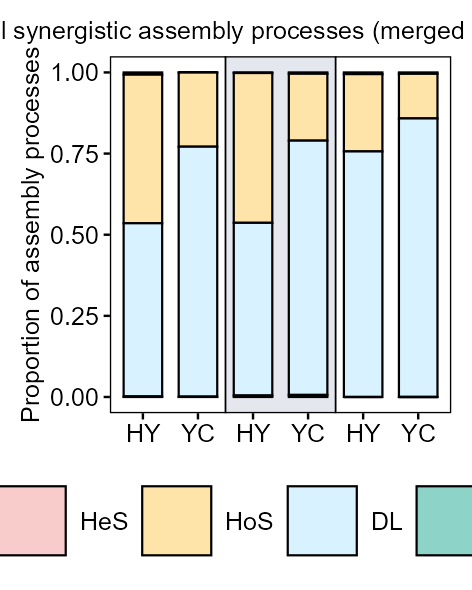

Write R code to recreate this figure.
# ============================================================================
# Fig.2G: Fungal iCAMP assembly process stacked bar plot (merged single inocula, 3 niches)
# ============================================================================
library(dplyr)
library(tidyr)
library(ggplot2)

out_root <- "C:/Users/ADMIN/Desktop/Co-inoculation/Fig.2"
dir.create(out_root, showWarnings = FALSE, recursive = TRUE)
setwd(out_root)

# ---------- 1. Read iCAMP results ----------
df <- read.csv("data/Fungi_treatment.ProcessImportance_EachGroup.csv", header = TRUE)

# ---------- 2. Extract dual vs single comparisons within the same niche ----------
df_vs <- df %>%
  filter(grepl("_vs_", Group)) %>%
  filter(grepl("T6", Group)) %>%
  filter(grepl("T1", Group) | grepl("T2", Group)) %>%
  mutate(
    left_part  = sub("_vs_.*", "", Group),
    right_part = sub(".*_vs_", "", Group),
    left_site_niche  = sub("\\.T[126]$", "", left_part),
    right_site_niche = sub("\\.T[126]$", "", right_part)
  ) %>%
  filter(left_site_niche == right_site_niche) %>%
  select(-left_part, -right_part, -left_site_niche, -right_site_niche) %>%
  mutate(Contrast = case_when(
    grepl("T1", Group) & grepl("T6", Group) ~ "vs_AMF",
    grepl("T2", Group) & grepl("T6", Group) ~ "vs_Str",
    TRUE ~ "Other"
  )) %>%
  filter(Contrast != "Other")

# ---------- 3. Parse site and niche ----------
df_vs <- df_vs %>%
  mutate(
    first_part = sub("_vs_.*", "", Group),
    Site = case_when(
      substr(first_part, 1, 1) == "H" ~ "HY",
      substr(first_part, 1, 1) == "T" ~ "YC",
      TRUE ~ "Other"
    ),
    Niche = case_when(
      grepl("\\.T\\.", first_part) ~ "Topsoil",
      grepl("\\.R\\.", first_part) ~ "Rhizosphere",
      grepl("\\.E\\.", first_part) ~ "Endosphere",
      TRUE ~ "Other"
    )
  ) %>%
  filter(Site != "Other", Niche != "Other") %>%
  filter(Niche %in% c("Topsoil", "Rhizosphere", "Endosphere")) %>%
  select(-first_part)

# ---------- 4. Convert to long format ----------
process_cols <- c("HeS", "HoS", "DL", "HD", "DR")
df_long <- df_vs %>%
  pivot_longer(cols = all_of(process_cols), names_to = "Process", values_to = "Proportion")

df_long$Process <- factor(df_long$Process, levels = c("HeS", "HoS", "DL", "HD", "DR"))

# ---------- 5. Merge the two single-inoculum contrasts ----------
df_merged <- df_long %>%
  group_by(Site, Niche, Process) %>%
  summarise(Proportion = mean(Proportion, na.rm = TRUE), .groups = "drop")

df_merged <- df_merged %>%
  mutate(
    Niche_short = case_when(
      Niche == "Topsoil"    ~ "Top",
      Niche == "Rhizosphere"~ "Rhi",
      Niche == "Endosphere" ~ "End"
    ),
    Site_Niche = paste(Niche_short, Site, sep = "_")
  ) %>%
  mutate(Site_Niche = factor(Site_Niche,
                             levels = c("Top_HY", "Top_YC", "Rhi_HY", "Rhi_YC", "End_HY", "End_YC")))

# ---------- 6. Plot ----------
process_colors <- c("HeS"="#F9CCCC","HoS"="#FFE4A9","DL"="#D8F3FF","HD"="#8DD3C7","DR"="#E4E8EE")

p <- ggplot(df_merged, aes(x = Site_Niche, y = Proportion, fill = Process)) +
  annotate("rect", xmin = 2.5, xmax = 4.5, ymin = -Inf, ymax = Inf, fill = "#CCD0DD", alpha = 0.5) +
  geom_vline(xintercept = 2.5, linetype = "solid", color = "black", linewidth = 0.2) +
  geom_vline(xintercept = 4.5, linetype = "solid", color = "black", linewidth = 0.2) +
  geom_col(position = "fill", color = "black", linewidth = 0.25, width = 0.7) +
  scale_fill_manual(values = process_colors) +
  scale_x_discrete(labels = c("HY", "YC", "HY", "YC", "HY", "YC")) +
  labs(x = NULL, y = "Proportion of assembly processes",
       title = "Fungal synergistic assembly processes (merged single inocula)") +
  theme_classic(base_size = 6) +
  theme(
    axis.line = element_blank(),
    panel.border = element_rect(color = "black", fill = NA, linewidth = 0.3),
    plot.title = element_text(size = 6, hjust = 0.5, face = "plain", color = "black"),
    axis.text = element_text(face = "plain", color = "black", size = 6),
    axis.title = element_text(face = "plain", color = "black", size = 6),
    strip.background = element_rect(fill = "white", color = "black", linewidth = 0.3),
    strip.text = element_text(face = "plain", size = 6, color = "black"),
    legend.position = "bottom",
    legend.title = element_text(face = "plain", size = 6, color = "black"),
    legend.text = element_text(size = 6, color = "black"),
    text = element_text(family = "sans", size = 6, color = "black"),
    plot.margin = margin(5, 5, 5, 5, unit = "pt")
  )

ggsave(file.path(out_root, "Fig.2G_fungi_iCAMP.pdf"), p, width = 40, height = 50, units = "mm")
ggsave(file.path(out_root, "Fig.2G_fungi_iCAMP.png"), p, width = 40, height = 50, units = "mm", dpi = 300)
write.csv(df_merged, file.path(out_root, "Fig.2G_fungi_iCAMP_data.csv"), row.names = FALSE)
cat("Fig.2G saved\n")
